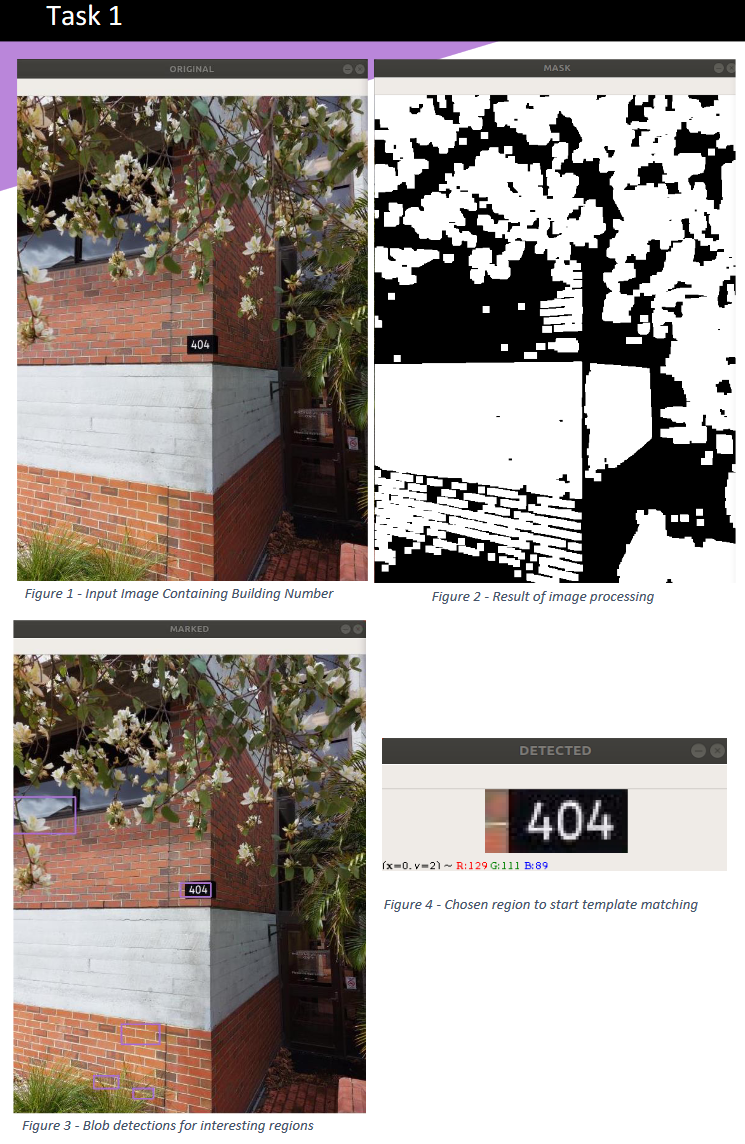
#> input picture Uni-Code/Computer Vision in Python/Task 1 Visualisation.png, 745 x 1144 px; its folder holds only this picture in this run
$ python -i Task2.py   (imports and definitions only)
#> lines starting #> are read from the running program, lines starting #| are printed output that depends on the picture
import numpy as np
import cv2 as cv
import os

class Blob:
    #Easier to create this object to remember if we've matched it and hold the values of x and w
    # [38 lines left out: functions __init__, extractDigits, not called in this run]

def extractArea(imageSlice):
        #Array  | Sections of image we find interesting / usable
        areas = []
        imageSliceH,imageSliceW = imageSlice.shape
        centre = int(imageSliceW/2)
        #I know that I can do -+ 10 safely; since to get to this point the width must be > 27
        workingImage = imageSlice[0:imageSliceH, (centre - 10) : (centre + 10)]
        workingImage = cv.inRange(workingImage,np.array([115]),np.array([255]))
        workingImage = cv.medianBlur(workingImage, 3)
        workingImage = cv.morphologyEx(workingImage, cv.MORPH_CLOSE, horizontalKernel, iterations=6)
        #Working image should now represent a strip with different height black and white bars
        _, _, stats, _  = cv.connectedComponentsWithStats(workingImage)
        for label in stats:
            y = label[cv.CC_STAT_TOP]
            h = label[cv.CC_STAT_HEIGHT]
            if  h >= 10 and h <= 50:
                regionImage = imageSlice[y:y+h, 0:imageSliceW]
                #Try to make image less squished for better template matching results
                if y - 5 >= 0 and y+h+5 < imageSliceH:
                    regionImage = imageSlice[y-5:y+h + 5, 0:imageSliceW]
                areas.append(regionImage)

        return areas

# [99 lines left out: functions initialProcessing, paintDarkSpots, findParallelBlobs, extractDarkBobs, templateMatch, not called in this run]

def loadTemplates():
    templatePath  = '/home/student/digits/'
    templatePathExtra = '/home/student/matthew_matar_19499875/extraDigits/'
    #Hashmap | Key: Number of digit (10 & 11 for left & right) | Data: Array of images of templates
    templates = {}
    zero = []
    one = []
    two = []
    three = []
    four = []
    five = []
    six = []
    seven = []
    eight = []
    nine = []
    left = []
    right = []
    templateNames = os.listdir(templatePath) + os.listdir(templatePathExtra)
    for name in templateNames:
        #Ensure file is a JPG
        if ".jpg" in  name:
            templateImg = cv.imread(templatePath + name,0)
            #If file name is not in the digits folder, look in the digitsExtra folder
            if(isinstance(templateImg,type(None))):
               templateImg = cv.imread(templatePathExtra + name,0)
            #Image to compare is binary so we ensure this is also binary
            templateImg = cv.threshold(templateImg, 0,255,cv.THRESH_OTSU)[1]
            #Ensure correct dimensions for better template matching
            templateImg = cv.resize(templateImg,(28,40), interpolation=cv.INTER_AREA)
            #Place image into array based on filename containing a word
            if "Zero" in name:
                zero.append(templateImg)
            if "One" in  name:
                one.append(templateImg)
            if "Two" in  name:
                two.append(templateImg)
            if "Three" in  name:
                three.append(templateImg)
            if "Four" in  name:
                four.append(templateImg)
            if "Five" in  name:
                five.append(templateImg)
            if "Six" in  name:
                six.append(templateImg)
            if "Seven" in  name:
                seven.append(templateImg)
            if "Eight" in  name:
                eight.append(templateImg)
            if "Nine" in  name:
                nine.append(templateImg)
            if "Left" in name:
                left.append(templateImg)
            if "Right" in name:
                right.append(templateImg)
    templates[0] = zero
    templates[1] = one
    templates[2] = two
    templates[3] = three
    templates[4] = four
    templates[5] = five
    templates[6] = six
    templates[7] = seven
    templates[8] = eight
    templates[9] = nine
    templates[10] = left
    templates[11] = right

    return templates

# [40 lines left out: function getOutputString, not called in this run]

imagesPath = '/home/student/test/task2/'
savePathTask2 = "/home/student/matthew_matar_19499875/output/task2/"
# [1 line that did not run here, left out]
#Sort Filenames to ensure I read them in the right order
# [1 line that did not run here, left out]

#Horizontal biased kernel
horizontalKernel = np.ones((3,21), np.uint8)
#Standard kernel
kernel = np.ones((3,5), np.uint8)

fileNumber = 0
detections = 0
# [1 line that did not run here, left out]
# [1 line that did not run here, left out]
# [47 lines not run here, left out]

# [1 line that did not run here, left out]
# [1 line not run here, left out]

>>> import cv2
>>> picture = cv2.imread('Task 1 Visualisation.png', cv2.IMREAD_GRAYSCALE)
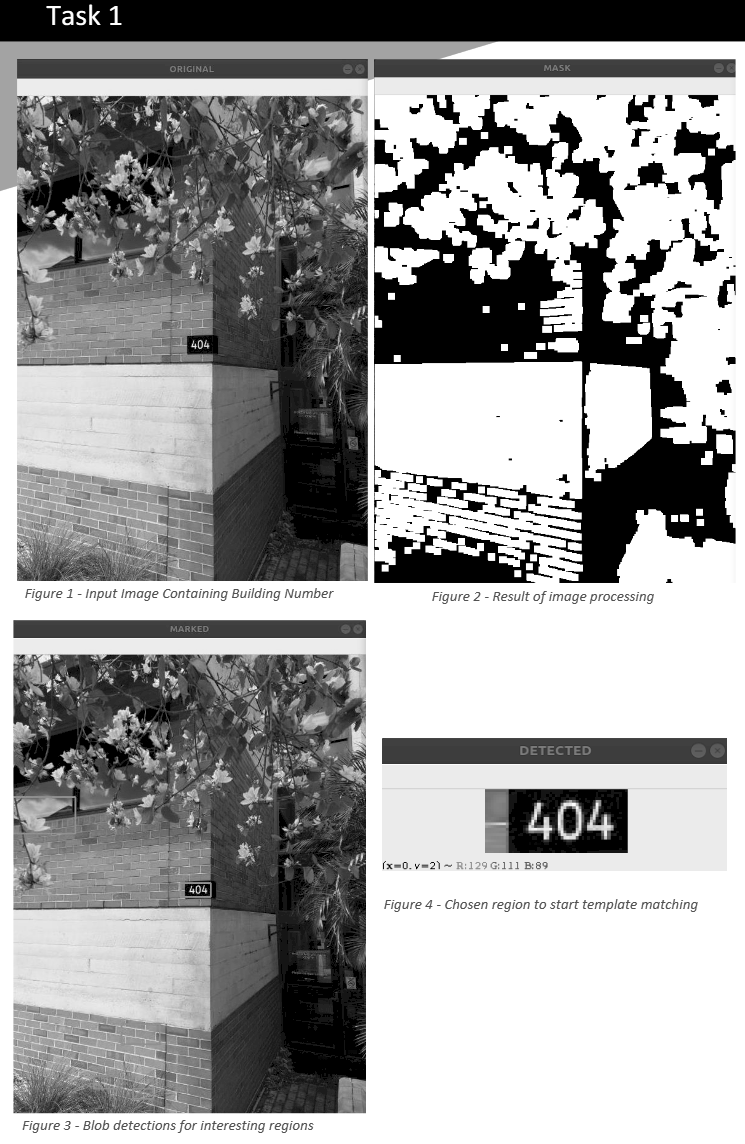
#> picture: shape (1144, 745); min 0, max 255, mean 155.8
>>> result = extractArea(picture)
#> in extractArea, `_, _, stats, _  = cv.connectedComponentsWithStats(workingImage)`: stats = [[0, 0, 20, 42, 840], [0, 42, 20, 1102, 22040]]
#> the loop in extractArea, `for label in stats:` made 2 passes
#> (label, y, h) on passes 1 to 2: ([0, 0, 20, 42, 840], 0, 42), ([0, 42, 20, 1102, 22040], 42, 1102)
#> pass 1, in extractArea, `regionImage = imageSlice[y:y+h, 0:imageSliceW]`:
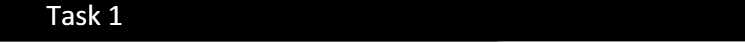
#> regionImage: shape (42, 745); min 0, max 255, mean 6.1
#> after the loop in extractArea, `for label in stats:`: areas = 1 item
#> result = 1 item

$ run again, on Uni-Code/Computer Vision in Python/Task 2 Visualisation.png
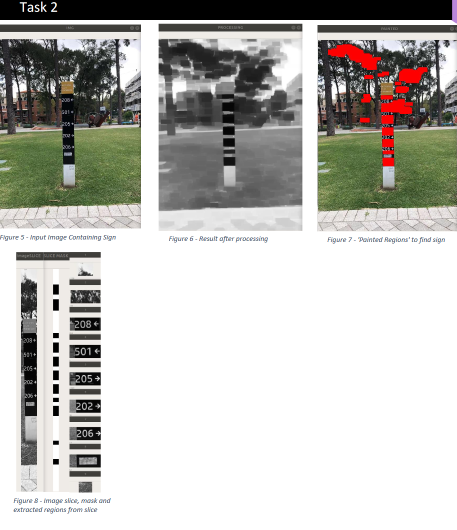
#> input picture Uni-Code/Computer Vision in Python/Task 2 Visualisation.png, 913 x 1059 px (shown at 1/2 size)
#> `picture = cv2.imread('Task 1 Visualisation.png', cv2.IMREAD_GRAYSCALE)`:
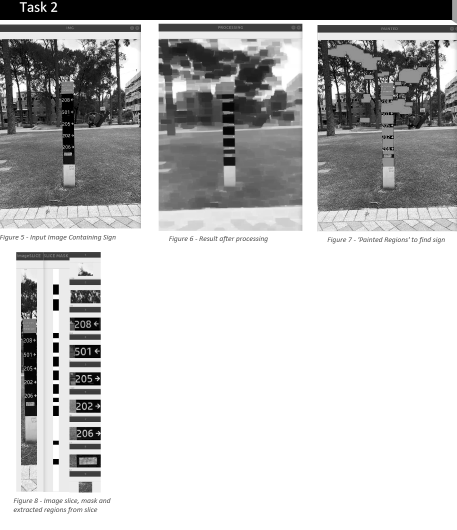
#> picture: shape (1059, 913) (shown at 1/2 size); min 0, max 255, mean 189.7
#> stats = [[0, 0, 20, 415, 4240], [0, 40, 20, 8, 160], [0, 63, 20, 39, 780], [0, 121, 20, 8, 160], [0, 149, 20, 55, 1100], [0, 223, 20, 6, 120], [0, 247, 20, 6, 120], [0, 270, 20, 7, 140], [0, 293, 20, 21, 420], [0, 332, 20, 53, 1060], [0, 415, 20, 644, 12880]]
#> the loop in extractArea, `for label in stats:` made 11 passes
#> (label, y, h) on passes 1 to 8: ([0, 0, 20, 415, 4240], 0, 415), ([0, 40, 20, 8, 160], 40, 8), ([0, 63, 20, 39, 780], 63, 39), ([0, 121, 20, 8, 160], 121, 8), ([0, 149, 20, 55, 1100], 149, 55), ([0, 223, 20, 6, 120], 223, 6), ([0, 247, 20, 6, 120], 247, 6), ([0, 270, 20, 7, 140], 270, 7)
#> pass 3, in extractArea, `regionImage = imageSlice[y-5:y+h + 5, 0:imageSliceW]`:
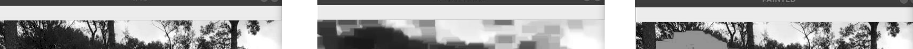
#> regionImage: shape (49, 913); min 0, max 255, mean 166.9
#> after the loop in extractArea, `for label in stats:`: areas = 2 items
